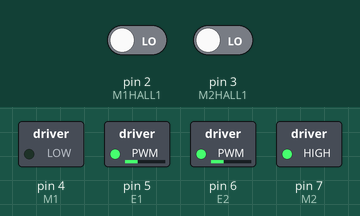
Simulated run of this sketch. Board: Arduino Uno, built with avr-gcc and run on an emulated ATmega328P. On the bench: switched loads named in the sketch (green lamp = pin HIGH). The inputs (shaded band) are chosen by the test bench; at power-on: pin 2 (M1HALL1) LOW, pin 3 (M2HALL1) LOW. What the sketch prints to the serial monitor is not drawn.

Above: at 0.1 s.
Timing chart, 0 to 1.6 s (numbered marks = the images above):
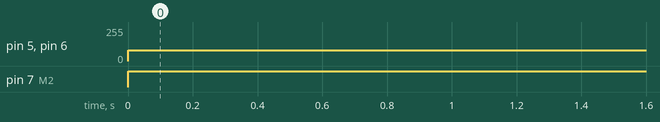

The sketch:

encoderproto.ino
```cpp
//Arduino PWM Speed Control：
//#define DEBUG // Comment out to remove serial
double VELOCITYDELAY = 1; //1/24 of a second try 1/8 if too fast
int CTCTIMER = VELOCITYDELAY*15624; //Every 1 second 15624
double GEARRATIO = 171.79;
double COUNTTODISTANCERATIO = 65.618946; // For 1mm 65.61 counts are needed

double time = 0;

double m1distancetravelled = 0;
double m2distancetravelled = 0;
double m1velocity;
double m2velocity;

int E1 = 5;
int M1 = 4;
int E2 = 6;
int M2 = 7;

int M1HALL1 = 2;
int M2HALL1 = 3;
int M1HALL2 = 10; //TBC
int M2HALL2 = 11; //TBC

int long m1count = 0;
int long m2count = 0;

int m1positive=true;
bool m1direction=HIGH;

int m2positive=true;
bool m2direction=HIGH;

const int CCW  = HIGH;
const int CW = LOW;

double m1position=0; //in mm
double m1lastposition=0;
double m2position=0; //in mm
double m2lastposition=0;

double relxposition=0;
double relyposition=0;

int repeat =0;

void setup()
{
  Serial.begin(9600);
  noInterrupts();           // disable all interrupts

  pinMode(M1, OUTPUT);
  pinMode(M2, OUTPUT);

  pinMode(M1HALL2, INPUT);
  pinMode(M2HALL2, INPUT);
  attachInterrupt(digitalPinToInterrupt(M1HALL1), M1HALLONE, RISING);
  attachInterrupt(digitalPinToInterrupt(M2HALL1), M2HALLONE, RISING);


  // initialize timer1
  TCCR1A = 0;
  TCCR1B = 0;
  TCNT1  = 0;

  OCR1A = CTCTIMER;            // 15624 compare match register 16MHz/1024/1Hz
  TCCR1B |= (1 << WGM12);   // CTC mode
  TCCR1B |= (1 << CS12) | (0 << CS11) | (1 << CS10); // 1024 prescaler
  TIMSK1 |= (1 << OCIE1A);  // enable timer compare interrupt
  interrupts();             // enable all interrupts

}
void loop()
{
  repeat++;
  if (repeat<5)
  {
    m1direction=CW; // M1 CW M2 CCW means TOP M1&M2 CW means Right
    m2direction=CCW; // M2 is left motor M1 is right
  } else
  {
    m1direction=CW;
    m2direction=CCW;
  }
  if (repeat>=9)
  {
    repeat=0;
  }
  int value= 80;
  digitalWrite(M1,m1direction);
  digitalWrite(M2,m2direction);
  analogWrite(E1, value); //PWM Speed Control
  analogWrite(E2, value); //PWM Speed Control

  Serial.print("XVel: ");
  Serial.print(XVelocity(m1distancetravelled, m2distancetravelled));
  Serial.print(" ");
  Serial.print("YVel: ");
  Serial.println(YVelocity(m1distancetravelled, m2distancetravelled));

  #ifdef DEBUG
  Serial.print("M1position: ");
  Serial.print(m1position);
  Serial.print(" ");
  Serial.print("M1Lastposition: ");
  Serial.print(m1lastposition);
  Serial.print(" ");
  Serial.print("M1Speed: ");
  Serial.print(m1velocity);
  Serial.print(" ");
  Serial.print("M1Direction: ");
  Serial.println(m1positive);

  Serial.print("M2position: ");
  Serial.print(m2position);
  Serial.print(" ");
  Serial.print("M2Lastposition: ");
  Serial.print(m2lastposition);
  Serial.print(" ");
  Serial.print("M2Speed: ");
  Serial.print(m2velocity);
  Serial.print(" ");
  Serial.print("M2Direction: ");
  Serial.println(m2positive);
  #endif // Debug
  delay(1000);
}

ISR(TIMER1_COMPA_vect)
{
  time += VELOCITYDELAY;
  m1distancetravelled=m1position-m1lastposition;
  m1lastposition=m1position;
  m2distancetravelled=m2position-m2lastposition;
  m2lastposition=m2position;
  m1velocity=m1distancetravelled/VELOCITYDELAY;
  m2velocity=m2distancetravelled/VELOCITYDELAY;
}

double XVelocity(double m1distancetravelled, double m2distancetravelled)
{
  relxposition=(m1distancetravelled+m2distancetravelled)/2;
  return relxposition/VELOCITYDELAY;
}

double YVelocity(double m1distancetravelled, double m2distancetravelled)
{
  relyposition=(m1distancetravelled-m2distancetravelled)/2;
  return relyposition/VELOCITYDELAY;
}

double countToDistance(int count)
{
return (count/COUNTTODISTANCERATIO);
}

double distanceToCount(int distance)
{
return (distance*COUNTTODISTANCERATIO);
}

void m1counting()
{
  if (m1positive) {
    m1count++;
  } else{
    m1count--;
  }
  m1position=countToDistance(m1count);
}

void m2counting()
{
  if (m2positive) {
    m2count++;
  } else{
    m2count--;
  }
  m2position=countToDistance(m2count);
}

void M1HALLONE()
{
    if (digitalRead(M1HALL2)) {
      m1positive=true;

  } else {
      m1positive=false;
  }
  m1counting();
}

void M2HALLONE()
{
    if (digitalRead(M2HALL2)) {
      m2positive=true;

  } else {
      m2positive=false;
  }
  m2counting();
}
```

GCode.cpp
```cpp
#include "GCode.hpp"
#include <Arduino.h>

GCodeParser::GCodeParser() {}

void GCodeParser::CaseCapitalize() {
    command.toUpperCase(); // Arduino String method
}

int GCodeParser::ExecuteCommand(const String& cmd) {
    command = cmd;
    String tokens[10]; // fixed-size array for tokens
    int tokenCount = 0;
    tokenize(command, tokens, tokenCount);
    CaseCapitalize();
    return parameterExtraction(tokens, tokenCount);
}

void GCodeParser::tokenize(const String& cmd, String tokens[], int& tokenCount) {
    tokenCount = 0;
    String buffer = "";
    for (unsigned int i = 0; i < cmd.length(); i++) {
        char c = cmd.charAt(i);
        if (c == ' ') {
            if (buffer.length() > 0) {
                tokens[tokenCount++] = buffer;
                buffer = "";
            }
        } else {
            buffer += c;
        }
    }
    if (buffer.length() > 0) {
        tokens[tokenCount++] = buffer;
    }
}

int GCodeParser::parameterExtraction(String tokens[], int tokenCount) {
    if (tokens[0] == "G28") {
        Serial.println("Changing to homing state for G28 command.");
        return 1; // HOMING
    }
    else if (tokens[0] == "M999") {
        Serial.println("Entering homing state for M999 command.");
        return 1; // HOMING
    }
    else if (tokens[0] == "G01") {
        Serial.println("Executing G01 command.");
        parameters[0] = 0.0f; // Reset X
        parameters[1] = 0.0f; // Reset Y
        for (int i = 1; i < tokenCount; i++) {
            String token = tokens[i];
            if (token.charAt(0) == 'X') {
                parameters[0] = token.substring(1).toFloat();
            }
            else if (token.charAt(0) == 'Y') {
                parameters[1] = token.substring(1).toFloat();
            }
            else if (token.charAt(0) == 'F') {
                parameters[2] = token.substring(1).toFloat();
            }
            else if (token.charAt(0) == ';') {
                continue; // ignore comment
            }
            else {
                Serial.print("Unknown parameter: ");
                Serial.println(token);
                return 0;
            }
        }
        Serial.println("Parameters extracted:");
        Serial.print("X: "); Serial.print(parameters[0]);
        Serial.print(", Y: "); Serial.print(parameters[1]);
        Serial.print(", F: "); Serial.println(parameters[2]);
        return 2; // MOVING
    }
    else {
        Serial.print("Unknown command: ");
        Serial.println(tokens[0]);
        return 0;
    }
}

bool GCodeParser::ValidateParameters(float currentX, float currentY) {
    if ((parameters[0] + currentX) > 225 ||
        (parameters[1] + currentY) > 150 ||
        (parameters[1] + currentY) < 0 ||
        (parameters[0] + currentX) < 0) {
        return false;
    }
    return true;
}
```

GCode.hpp
```cpp
#ifndef GCODE_H
#define GCODE_H

#include <Arduino.h> // Gives you String, Serial, etc.

// Optional: you can still use vectors if you have enough memory and include ArduinoSTL
//#include <vector>

class GCodeParser {
  private:
    String command;
    int feedrate = 1000; // Default feedrate
    float parameters[3] = {0.0f, 0.0f, 0.0f}; // X, Y, Z parameters

  public:
    GCodeParser();

    int ExecuteCommand(const String& cmd);
    void CaseCapitalize();
    void execute();
    // If you don't have std::vector, you can return an array or work directly on the String
    void tokenize(const String& cmd, String tokens[], int& tokenCount);
    int parameterExtraction(String tokens[], int tokenCount);
    const float* GetParameters() const { return parameters; }
    bool ValidateParameters(float currentX, float currentY);
};

#endif // GCODE_H
```

Measured:
- by itself, pin 5 (E1), pin 6 (E2): 0/255 → 80/255 at 0.00 s
- by itself, pin 7 (M2): LOW → HIGH at 0.00 s
